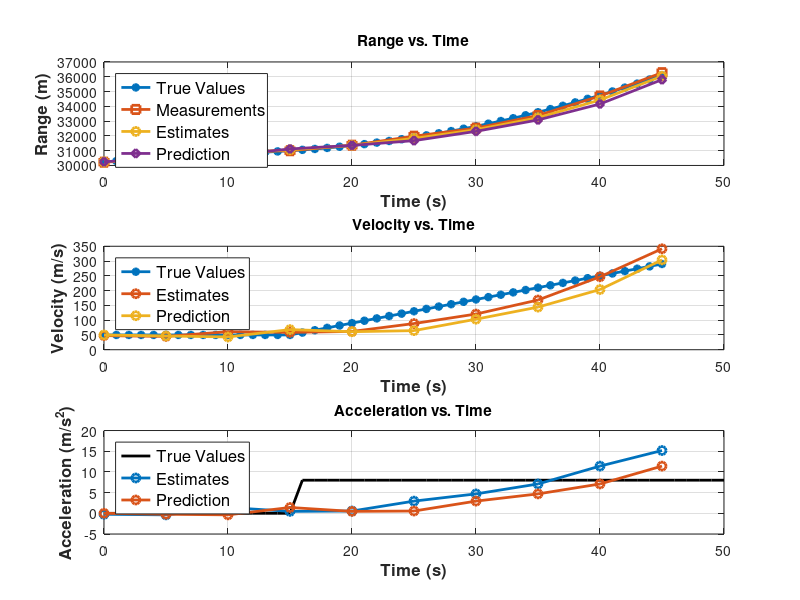

The MATLAB script that drew this image:
clc, close all, clear all;

% Measurements vector
z = [30221 30453 30906 30999 31368 31978 32526 33379 34698 36275];

% Filter Parameters
alpha = 0.5; 
beta  = 0.4;
gamma = 0.1;

% Tracking 
delta_t = 5; % Track cycle

% Initialization 
range_estimate        = 30000; % in meters 
velocity_estimate     = 50;
acceleration_estimate = 0;

% Prediction at Iteration Zero
range_estimate_pred        = zeros(1,length(z));
velocity_estimate_pred     = zeros(1,length(z));
acceleration_estimate_pred = zeros(1,length(z));

range_estimate_pred(1,1)        = range_estimate + (velocity_estimate * delta_t) + (0.5*acceleration_estimate*delta_t^2);
velocity_estimate_pred(1,1)     = velocity_estimate + (acceleration_estimate*delta_t);
acceleration_estimate_pred(1,1) = acceleration_estimate; 

for ii = 1:length(z)
    
    % State Updates
    range_estimate_current(ii)        = range_estimate_pred(1,ii) + alpha*(z(ii) - range_estimate_pred(1,ii));
    velocity_estimate_current(ii)     = velocity_estimate_pred(1,ii) + beta*((z(ii) - range_estimate_pred(1,ii))/delta_t);
    acceleration_estimate_current(ii) = acceleration_estimate_pred(1,ii) + gamma*((z(ii) - range_estimate_pred(1,ii))/(0.5*delta_t^2));
    
    % Prediction Updates
    range_estimate_pred(1, ii+1)       = range_estimate_current(ii) + (delta_t * velocity_estimate_current(ii)) + (0.5*acceleration_estimate_current(ii)*delta_t^2);
    velocity_estimate_pred(1,ii+1)     = velocity_estimate_current(ii) + (delta_t*acceleration_estimate_current(ii));
    acceleration_estimate_pred(1,ii+1) = acceleration_estimate_current(ii);
end

% Time
time = 0:5:(length(z)-1)*5;

% True Value
% true_range = range_estimate + ((time+5) * velocity_estimate); 




%% Baseline
s_init = 30200;
t_15   = 0:1:15;
t_35   = 16:1:50;
v      = 50; 
a      = 8;

delta_t = t_15(2) - t_15(1);

% s_15 = zeros(1,length()

for ii=1:length(t_15)
    s_15(ii)  = s_init + (v*delta_t);
    s_init    = s_15(ii);
end

s_init = s_15(end); 
v_init = v;
for ii=1:length(t_35)
    s_35(ii) = s_init + (v_init*delta_t) + (0.5*a*delta_t^2);
    v_35(ii) = v_init + (a*delta_t);
    v_init = v_35(ii);
    s_init = s_35(ii);
end
t = [t_15 t_35];
s = [s_15 s_35];

%%

figure;
subplot(3,1,1);
% plot(time, true_range, '-*', 'LineWidth', 2);
plot(t(1:end-5), s(1:end-5), '-*', 'LineWidth', 2);
hold on;
plot(time, z, '-s', 'LineWidth', 2);
plot(time, range_estimate_current, '-o', 'LineWidth', 2);
plot(time, range_estimate_pred(1:end-1), '-d', 'LineWidth', 2);

xlabel('Time (s)', 'FontSize', 12, 'FontWeight', 'Bold');
ylabel('Range (m)', 'FontSize', 12, 'FontWeight', 'Bold');
grid on;
title('Range vs. Time');
legend('True Values', 'Measurements', 'Estimates', 'Prediction', 'FontSize', 12, 'Location', 'NorthWest');

% figure;
subplot(3,1,2);

plot(t(1:end-5), [ones(1,(length(t_15)))*v v_35(1:end-5)], '-*', 'LineWidth', 2);
hold on;
plot(time, velocity_estimate_current, '-o', 'LineWidth', 2);
plot(time, velocity_estimate_pred(1:end-1), '-o', 'LineWidth', 2);

xlabel('Time (s)', 'FontSize', 12, 'FontWeight', 'Bold');
ylabel('Velocity (m/s)', 'FontSize', 12, 'FontWeight', 'Bold');
title('Velocity vs. Time')
grid on;
legend('True Values', 'Estimates', 'Prediction', 'FontSize', 12, 'Location', 'NorthWest');

% figure;
subplot(3,1,3);
plot(t, [zeros(1,(length(t_15))) ones(1,length(t_35))*a], '-k', 'LineWidth', 2);
hold on;
plot(time, acceleration_estimate_current, '-o', 'LineWidth', 2);
plot(time, acceleration_estimate_pred(1:end-1), '-o', 'LineWidth', 2);

xlabel('Time (s)', 'FontSize', 12, 'FontWeight', 'Bold');
ylabel('Acceleration (m/s^2)', 'FontSize', 12, 'FontWeight', 'Bold');
title('Acceleration vs. Time')
grid on;
legend('True Values', 'Estimates', 'Prediction', 'FontSize', 12, 'Location', 'NorthWest');
